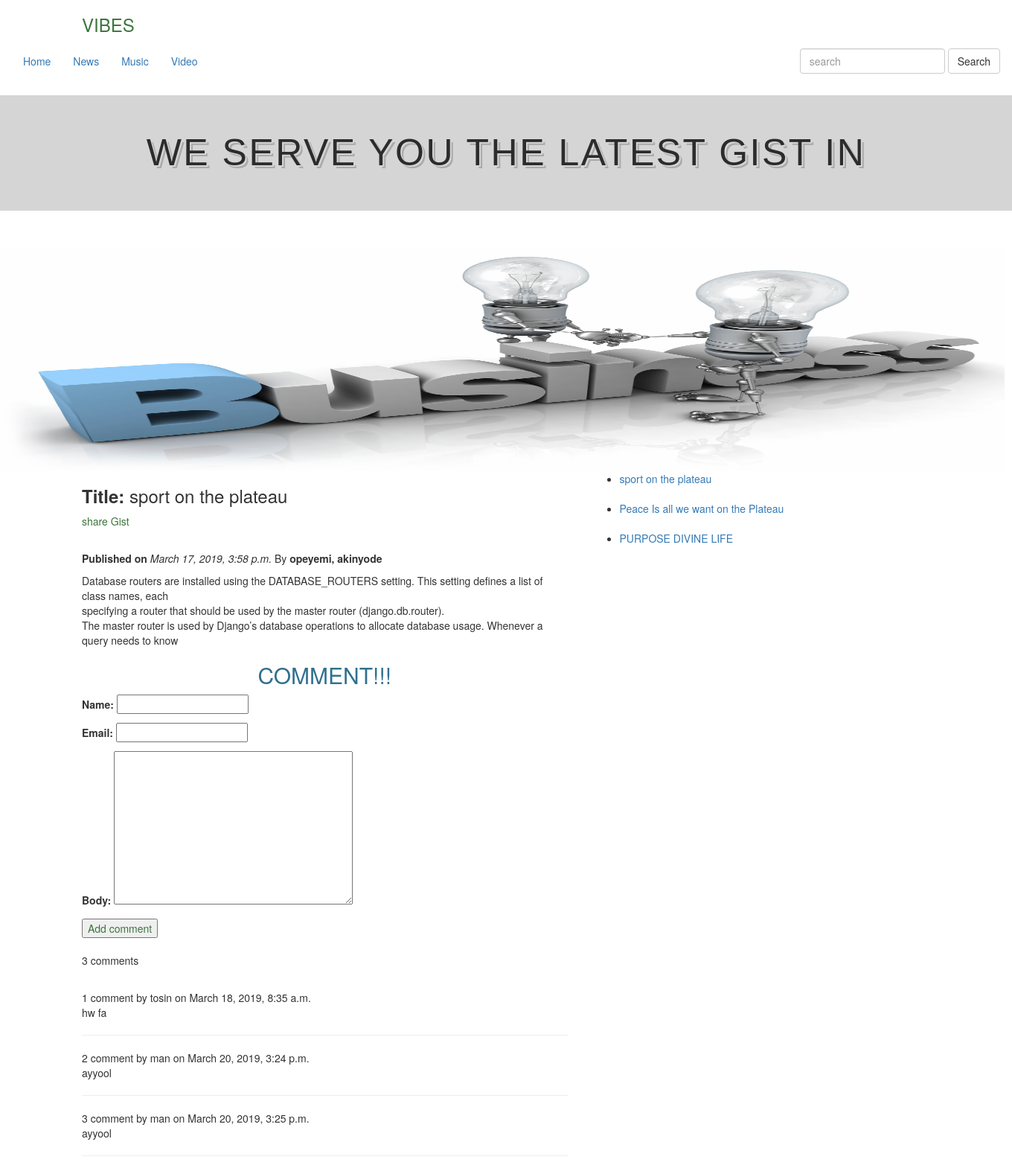
The app's page /blog/news_detail/2019/03/17/sport-plateau/ with its own data.
### blog/models.py (models this page shows, shortened)
class News(models.Model):
  name = models.ForeignKey(Writer, on_delete = models.CASCADE)
  title = models.CharField(max_length = 250)
  slug = models.SlugField(max_length = 300, unique_for_date = 'publish' )
  created = models.DateTimeField(auto_now_add = True)
  publish = models.DateTimeField(default = timezone.now)
  updated = models.DateTimeField(auto_now = True)
  status = models.CharField(max_length = 17, choices = pub_status)
  post = models.TextField(max_length = 1000)
  def get_absolute_url(self):
      return reverse('news-detail', args=[self.publish.year,
                                            self.publish.strftime('%m'),
                                            self.publish.strftime('%d'),
                                            self.slug])
  class Meta:
    ordering = ['-created',]

class Writer(models.Model):
  first_name = models.CharField(max_length = 150)
  surname = models.CharField(max_length = 130)
  def __str__(self):
    return ('{0}, {1}').format(self.first_name, self.surname)

class Comment(models.Model):
  news = models.ForeignKey(News, on_delete = models.CASCADE, related_name = 'comments')
  name = models.CharField(max_length = 100)
  active = models.BooleanField(default = True)
  email =models.EmailField()
  body = models.TextField()
  created = models.DateTimeField(auto_now = True)
  class Meta:
    ordering = ('created',)

### blog/views.py (the view)
# urls.py: re_path(r'^/news_detail/(?P<year>\d{4})/(?P<month>\d{2})/(?P<day>\d{2})/(?P<news>[-\w]+)/$', \
def news_detail(request, year, month, day, news):
  news = get_object_or_404(News, slug = news,\
          publish__year =year,\
          publish__month =month, publish__day = day)
  comments = news.comments.filter(active = True)
  if request.method =='POST':
    comment_info = CommentForm(data = request.POST)
    if comment_info.is_valid():
      new_comment = comment_info.save(commit =False)
      new_comment.news = news
      new_comment.save()
  else:
    comment_info = CommentForm()
    context = {'news':news, 'comment_info': comment_info,\
              'comments':comments}
  return render(request,'blog/news_detail.html', context)

### blog/forms.py
class CommentForm(forms.ModelForm):
  class Meta:
    model = Comment
    fields = ('name', 'email', 'body')

### blog/templatetags/my_tag.py (called while the page is built)
@register.inclusion_tag('blog/lastest-gist.html')
def latest_news(count=5):
  latest_gossip = News.objects.order_by('-publish')[:count]
  return {'latest_gossip': latest_gossip}

### blog/templates/blog/news_detail.html (shortened to what this page needs)
{% extends 'generic.html' %}
{% load my_tag %}
{% block content %}
  <div class="container main content">
    <div class="row">
      <div class="col-md-7">
        <h3><strong>Title:</strong> {{news.title}}</h3>
        <p><a class="text-success" href="{% url 'share-post' news.id %}">share Gist</a> </p> <br>
        <p class="date" ><strong>Published on </strong> <i>{{ news.created}}</i>
          By <b>{{news.name}}</b></p>
        <p>{{news.post | linebreaks }} </p>
        <h2 align="Center" class="text-info"> COMMENT!!!</h2>
        {% if new_comment %}
          <p>cool Your comment has been added !!!</p>
        {% else %}
          <form action="" method="post">
            {{ comment_info.as_p }}
            <input type="submit" value="Add comment" class="text-success">
          </form>
        {% endif %}
         <br>
        {% with comments.count as total_comments %}
          <p>{{  total_comments }} comment{{ total_comments | pluralize }}</p>
        {% endwith %}
        <br>
        {% for comment in comments %}
          {{ forloop.counter }} comment by {{ comment.name }} on {{comment.created}} <br>
          {{comment.body | linebreaks }} <hr>
        {% empty %}
          <p>OOPS!!! no comment yet!!!!!!</p>
        {% endfor %}
      </div>
      <div class="col-md-3">
        {% latest_news 3 %}
        <br>
      </div>
    </div>
  </div>
{% endblock %}

### blog/templates/blog/lastest-gist.html
{% if latest_gossip %}
  <ul>
  	{% for gist in latest_gossip %}
      <li><a href="{{ gist.get_absolute_url }}"> {{gist.title}} </a></li>
      <br>
    {% endfor %}
  </ul>
{% endif %}

### records on screen
News: title "sport on the plateau", created "March 17, 2019, 3:58 p.m.", name "opeyemi, akinyode", post "Database routers are installed using the DATABASE_ROUTERS setting. This setting defines a list of class names, each specifying a router that should be used by the master router (django.db.router). The master router is used by Django’s database operations to allocate database usage. Whenever a query needs to know"
Comment: name "tosin", created "March 18, 2019, 8:35 a.m.", body "hw fa"
Comment: name "man", created "March 20, 2019, 3:24 p.m.", body "ayyool"
Comment: name "man", created "March 20, 2019, 3:25 p.m.", body "ayyool"
News: title "Peace Is all we want on the Plateau"
News: title "PURPOSE DIVINE LIFE"

### other values on screen
{{ total_comments }} "3"
{{ total_comments | pluralize }} "s"
